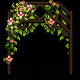

A 2D game scene composited from a Tiled map and its tileset images. What follows is a short description and the map's XML, with every tile layer's data as written:
An orthogonal 5x5 tile map with 16x16 px tiles, 5 tile layers (Back, Back2, Buildings, Front, ...), 2 tilesets.

<map version="1.2" tiledversion="1.3.5" orientation="orthogonal" renderorder="right-down" compressionlevel="0" width="5" height="5" tilewidth="16" tileheight="16" infinite="0" nextlayerid="12" nextobjectid="59">
 <tileset firstgid="1" name="zspring_chocolatefv" tilewidth="16" tileheight="16" tilecount="25" columns="5">
  <image source="spring_chocolatefv.png" width="80" height="80" />
 </tileset>
 <tileset firstgid="26" name="zblank" tilewidth="16" tileheight="16" tilecount="1" columns="1">
  <image source="blank.png" width="16" height="16" />
 </tileset>
 <layer id="1" name="Back" width="5" height="5">
  <data encoding="csv">
0,0,0,0,0,
0,0,0,0,0,
0,0,0,0,0,
0,0,0,0,0,
0,0,0,0,0
</data>
 </layer>
 <objectgroup id="2" name="Back" />
 <layer id="8" name="Back2" width="5" height="5">
  <properties>
   <property name="DrawAbove" value="Back" />
  </properties>
  <data encoding="csv">
0,0,0,0,0,
0,0,0,0,0,
0,0,0,0,0,
16,17,18,19,20,
21,22,23,24,25
</data>
 </layer>
 <objectgroup id="9" name="Back2" />
 <layer id="3" name="Buildings" width="5" height="5">
  <data encoding="csv">
0,0,0,0,0,
0,0,0,0,0,
0,0,0,0,0,
26,0,0,0,26,
26,0,0,0,26
</data>
 </layer>
 <objectgroup id="4" name="Buildings" />
 <layer id="10" name="Front" width="5" height="5">
  <data encoding="csv">
0,0,0,0,0,
6,7,8,9,10,
11,12,0,14,15,
0,0,0,0,0,
0,0,0,0,0
</data>
 </layer>
 <objectgroup id="6" name="Front" />
 <layer id="5" name="AlwaysFront" width="5" height="5">
  <data encoding="csv">
1,2,3,4,5,
0,0,0,0,0,
0,12,13,14,0,
0,0,0,0,0,
0,0,0,0,0
</data>
 </layer>
 <objectgroup id="11" name="AlwaysFront" />
</map>
